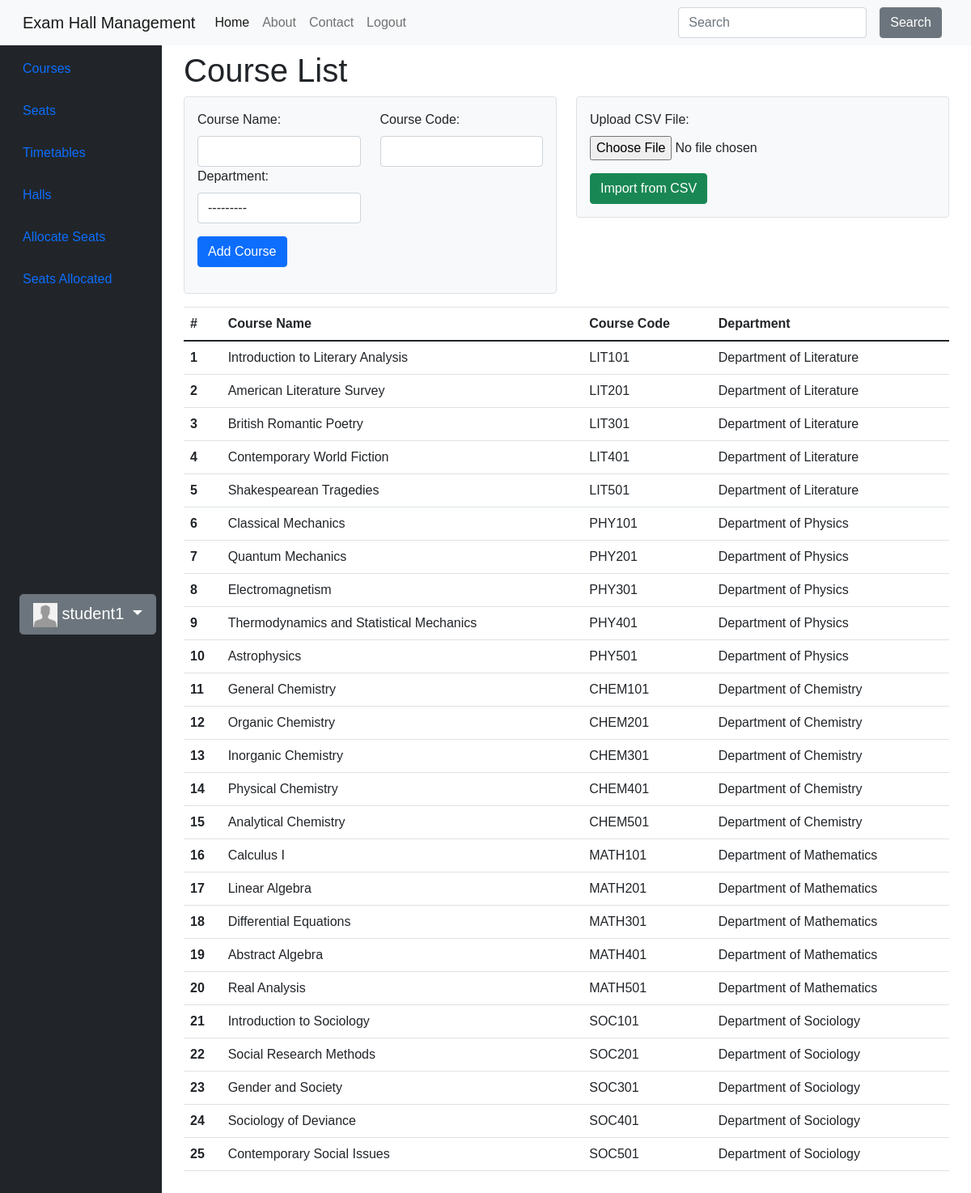
The app's page /main/courses/ (signed in) with its own data.
### accounts/models.py (models this page shows, shortened)
class CustomUser(AbstractUser):
    email = models.EmailField(unique=True)
    first_name = models.CharField(max_length=30)
    middle_name = models.CharField(max_length=30, blank=True, null=True)
    last_name = models.CharField(max_length=30)
    date_of_birth = models.DateField(null=True, blank=True)
    user_type = models.CharField(max_length=20, verbose_name="User Type")
    slug = models.SlugField(unique=True, blank=True, null=True)
    objects = CustomUserManager()

class Profile(models.Model):
    user = models.OneToOneField(CustomUser, on_delete=models.CASCADE)
    avatar = models.ImageField(
        default='avatar.jpg', # default avatar
        upload_to='profile_avatars' # dir to store the image
    )

### main/models.py (models this page shows, shortened)
class Course(models.Model):
    name = models.CharField(max_length=100)
    code = models.CharField(max_length=8)
    department = models.ForeignKey(Department, on_delete=models.CASCADE)

class Department(models.Model):
    name = models.CharField(max_length=50)
    faculty = models.ForeignKey(Faculty, on_delete=models.CASCADE)
    def __str__(self):
        return f"Department of {self.name}"

### main/views.py (the view, shortened to what this page needs)
# urls.py: path('courses/', CourseCreateView.as_view(), name='courses'),
class CourseCreateView(View):
    template_name = 'main/courses.html'
    def get(self, request, *args, **kwargs):
        courses = Course.objects.all()
        form = CourseForm()
        return render(request, self.template_name, {'courses': courses, 'form': form})

### main/forms.py
class CourseForm(forms.ModelForm):
    class Meta:
        model = Course
        fields = ['name', 'code', 'department']

### main/templates/main/courses.html (shortened to what this page needs)
{% extends 'main/base.html' %}
{% load widget_tweaks %}
{% block content %}
    <h1>Course List</h1>
    <div class="row mb-3">
        <div class="col-md-6">
            <div class="form-container bg-light p-3 rounded border">
                <form method="post" enctype="multipart/form-data">
                    <div class="form-group row">
                        <div class="col-md-6">
                            <label for="{{ form.name.id_for_label }}">Course Name:</label>
                            {{ form.name|add_class:"form-control" }}
                        </div>
                        <div class="col-md-6">
                            <label for="{{ form.code.id_for_label }}">Course Code:</label>
                            {{ form.code|add_class:"form-control" }}
                        </div>
                        <div class="col-md-6">
                            <label for="{{ form.department.id_for_label }}">Department:</label>
                            {{ form.department|add_class:"form-control" }}
                        </div>
                        <div class="col-md-12 mt-3">
                            <button type="submit" class="btn btn-primary">Add Course</button>
                        </div>
                    </div>
                </form>
            </div>
        </div>
        <div class="col-md-6">
            <div class="form-container bg-light p-3 rounded border">
                <form method="post" enctype="multipart/form-data">
                    <div class="form-group">
                        <label for="csv_file">Upload CSV File:</label>
                        <input class="form-control-file" type="file" name="csv_file" required>
                    </div>
                    <div class="mt-3">
                        <button type="submit" class="btn btn-success">Import from CSV</button>
                    </div>
                </form>
            </div>
        </div>
    </div>
    <table class="table">
        <thead>
            <tr>
                <th scope="col">#</th>
                <th scope="col">Course Name</th>
                <th scope="col">Course Code</th>
                <th scope="col">Department</th>
            </tr>
        </thead>
        <tbody>
            {% for course in courses %}
                <tr>
                    <th scope="row">{{ forloop.counter }}</th>
                    <td>{{ course.name }}</td>
                    <td>{{ course.code }}</td>
                    <td>{{ course.department }}</td>
                </tr>
            {% endfor %}
        </tbody>
    </table>
{% endblock %}

### main/templates/main/base.html (shortened to what this page needs)
<!DOCTYPE html>
<html lang="en">
<head>
    <link rel="stylesheet" href="https://stackpath.bootstrapcdn.com/bootstrap/4.5.2/css/bootstrap.min.css">
    <link href="https://cdn.jsdelivr.net/npm/bootstrap@5.0.2/dist/css/bootstrap.min.css" rel="stylesheet">
    <link rel="stylesheet" href="https://cdnjs.cloudflare.com/ajax/libs/font-awesome/5.15.1/css/all.min.css">
    <link href="https://cdn.jsdelivr.net/npm/bootstrap@5.0.2/dist/css/bootstrap.min.css" rel="stylesheet">
</head>
<body>
    <nav class="navbar navbar-expand-lg navbar-light bg-light fixed-top">
        <div class="container-fluid">
            <a class="navbar-brand" href="{% url 'index' %}">Exam Hall Management</a>
            <div class="collapse navbar-collapse" id="navbarColor04">
                <ul class="navbar-nav me-auto">
                    <li class="nav-item">
                        <a class="nav-link active" href="{% url 'index' %}">Home</a>
                    </li>
                    <li class="nav-item">
                        <a class="nav-link" href="{% url 'about' %}">About</a>
                    </li>
                    <li class="nav-item">
                        <a class="nav-link" href="{% url 'contact' %}">Contact</a>
                    </li>
                    {% if user.is_authenticated %}
                    <li class="nav-item">
                        <a class="nav-link" href="{% url 'accounts:logout' %}">Logout</a>
                    </li>
                    {% endif %}
                </ul>
                <form class="d-flex">
                    <input class="form-control me-sm-2" type="search" placeholder="Search">
                    <button class="btn btn-secondary mx-2 my-2 my-sm-0" type="submit">Search</button>
                </form>
            </div>
        </div>
    </nav>
    <div class="container-fluid">
        <div class="row flex-nowrap">
            <div class="col-auto col-md-3 col-xl-2 px-sm-2 px-0 bg-dark" #sidebar>
                <div class="d-flex flex-column align-items-center align-items-sm-start px-3 pt-2 text-white min-vh-100">
                    <ul class="nav nav-pills flex-column mb-sm-auto mb-0 align-items-center align-items-sm-start mt-5" id="menu">
                        <li>
                            <a href="{% url 'main:courses' %}" class="nav-link px-0 align-middle">
                             <span class="ms-1 d-none d-sm-inline">Courses</span></a>
                        </li>
                        <li>
                            <a href="{% url 'main:seats' %}" class="nav-link px-0 align-middle">
                             <span class="ms-1 d-none d-sm-inline">Seats</span></a>
                        </li>
                        <li>
                            <a href="{% url 'main:timetables' %}" class="nav-link px-0 align-middle">
                             <span class="ms-1 d-none d-sm-inline">Timetables</span></a>
                        </li>
                        <li>
                            <a href="{% url 'main:halls' %}" class="nav-link px-0 align-middle">
                             <span class="ms-1 d-none d-sm-inline">Halls</span></a>
                        </li>
                        <li>
                            <a href="{% url 'main:allocate' %}" class="nav-link px-0 align-middle">
                                 <span class="ms-1 d-none d-sm-inline">Allocate Seats</span>
                            </a>
                        </li>
                        <li>
                            <a href="{% url 'main:allocated_seats' %}" class="nav-link px-0 align-middle">
                                 <span class="ms-1 d-none d-sm-inline">Seats Allocated</span>
                            </a>
                        </li>
                    </ul>
                    <div class="dropdown">
                        <div class="btn btn-lg btn-secondary dropdown-toggle my-3"
                        type="button" id="dropdownMenuButton1" data-bs-toggle="dropdown" aria-expanded="false">
                            <img src="{{ user.profile.avatar.url }}" width="30" height="30">
                            {{ user.username }}
                        </div>
                    </div>
                </div>
            </div>
            <div class="col my-5">
                <div id="content">
                    {% block content %}{% endblock %}
                </div>
            </div>
        </div>
    </div>
</body>
</html>

### records on screen
CustomUser: profile.avatar (placeholder picture), username "student1"
Course: name "Introduction to Literary Analysis", code "LIT101", department "Department of Literature"
Course: name "American Literature Survey", code "LIT201", department "Department of Literature"
Course: name "British Romantic Poetry", code "LIT301", department "Department of Literature"
Course: name "Contemporary World Fiction", code "LIT401", department "Department of Literature"
Course: name "Shakespearean Tragedies", code "LIT501", department "Department of Literature"
Course: name "Classical Mechanics", code "PHY101", department "Department of Physics"
Course: name "Quantum Mechanics", code "PHY201", department "Department of Physics"
Course: name "Electromagnetism", code "PHY301", department "Department of Physics"
Course: name "Thermodynamics and Statistical Mechanics", code "PHY401", department "Department of Physics"
Course: name "Astrophysics", code "PHY501", department "Department of Physics"
Course: name "General Chemistry", code "CHEM101", department "Department of Chemistry"
Course: name "Organic Chemistry", code "CHEM201", department "Department of Chemistry"
Course: name "Inorganic Chemistry", code "CHEM301", department "Department of Chemistry"
Course: name "Physical Chemistry", code "CHEM401", department "Department of Chemistry"
Course: name "Analytical Chemistry", code "CHEM501", department "Department of Chemistry"
Course: name "Calculus I", code "MATH101", department "Department of Mathematics"
Course: name "Linear Algebra", code "MATH201", department "Department of Mathematics"
Course: name "Differential Equations", code "MATH301", department "Department of Mathematics"
Course: name "Abstract Algebra", code "MATH401", department "Department of Mathematics"
Course: name "Real Analysis", code "MATH501", department "Department of Mathematics"
Course: name "Introduction to Sociology", code "SOC101", department "Department of Sociology"
Course: name "Social Research Methods", code "SOC201", department "Department of Sociology"
Course: name "Gender and Society", code "SOC301", department "Department of Sociology"
Course: name "Sociology of Deviance", code "SOC401", department "Department of Sociology"
Course: name "Contemporary Social Issues", code "SOC501", department "Department of Sociology"
